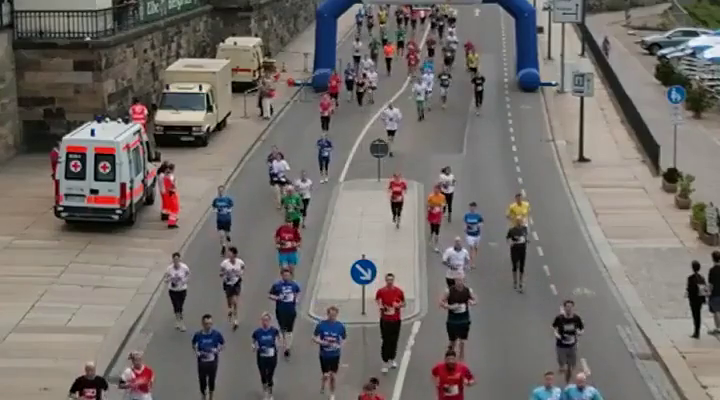
#> input picture frame 15 of CV/ObjectDetection-YOLO/run.mp4, 720 x 400 px, given in place of 2006.mp4, which was not available
$ python optical_flow.py
#> lines starting #> are read from the running program, lines starting #| are printed output that depends on the picture; pictures that were not available may be replaced by others from this repository, and a replacement may not be noted
# -*- coding: utf-8 -*-
"""
Created on Mon Oct 14 22:13:43 2019

@author: zc12345
@contact: 18292885866@163.com

@description:
"""
import cv2
import numpy as np
from viz_flow import viz_flow

def dense_optical_flow(cap):
    ret, frame1 = cap.read()
    prvs = cv2.cvtColor(frame1,cv2.COLOR_BGR2GRAY)
    while(1):
        ret, frame2 = cap.read()
        next = cv2.cvtColor(frame2,cv2.COLOR_BGR2GRAY)
        flow = cv2.calcOpticalFlowFarneback(prvs,next, None, 0.5, 3, 6, 3, 5, 1.25, 0)
        bgr = viz_flow(flow)
        cv2.imshow("frame",frame2)
        cv2.imshow("flow",bgr)
        k = cv2.waitKey(30) & 0xff
        if k == ord('q') or k == 27:# 'ESC' or 'q' to quit
            break
        elif k == ord('s'):
            cv2.imwrite('opticalfb.png',frame2)
            cv2.imwrite('opticalhsv.png',bgr)
        prvs = next

def lk_optical_flow(cap):
    # params for ShiTomasi corner detection
    feature_params = dict( maxCorners = 100,
                    qualityLevel = 0.3,
                    minDistance = 7,
                    blockSize = 7 )

    # Parameters for lucas kanade optical flow
    lk_params = dict( winSize = (15,15),
                    maxLevel = 2,
                    criteria = (cv2.TERM_CRITERIA_EPS | cv2.TERM_CRITERIA_COUNT, 10, 0.03))

    # Create some random colors
    color = np.random.randint(0,255,(100,3))

    # Take first frame and find corners in it
    ret, old_frame = cap.read()
#> old_frame is the input picture: shape (400, 720, 3); mean B, G, R 106.7, 110.3, 115.7
    old_gray = cv2.cvtColor(old_frame, cv2.COLOR_BGR2GRAY)
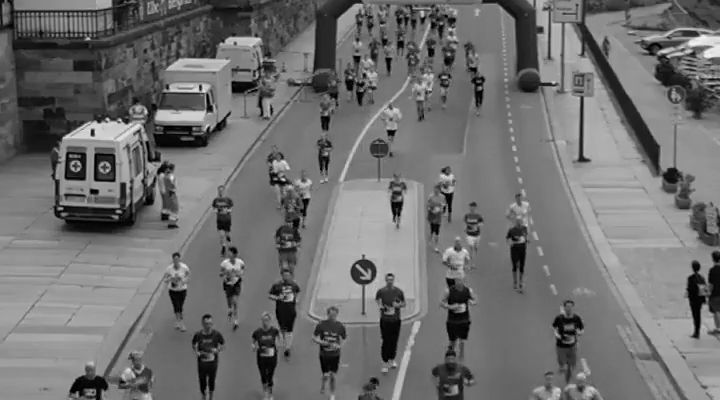
#> old_gray: shape (400, 720); min 0, max 244, mean 111.5
    p0 = cv2.goodFeaturesToTrack(old_gray, mask = None, **feature_params)
#> p0 = 100 rows, first 8: [199, 90], [167, 89], [93, 136], [113, 179], [357, 264], [209, 110], [96, 178], [462, 306]

    # Create a mask image for drawing purposes
    mask = np.zeros_like(old_frame)

    while(1):
        ret,frame = cap.read()
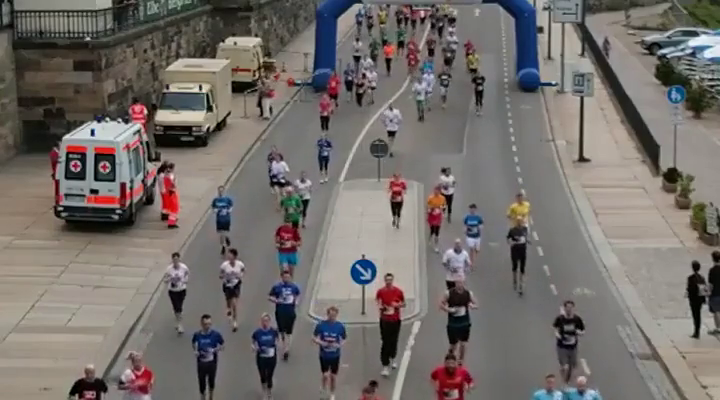
#> input picture frame 16 of CV/ObjectDetection-YOLO/run.mp4, 720 x 400 px, given in place of 2006.mp4, which was not available
#> frame is the input picture: shape (400, 720, 3); mean B, G, R 106.7, 110.4, 115.8
        frame_gray = cv2.cvtColor(frame, cv2.COLOR_BGR2GRAY)
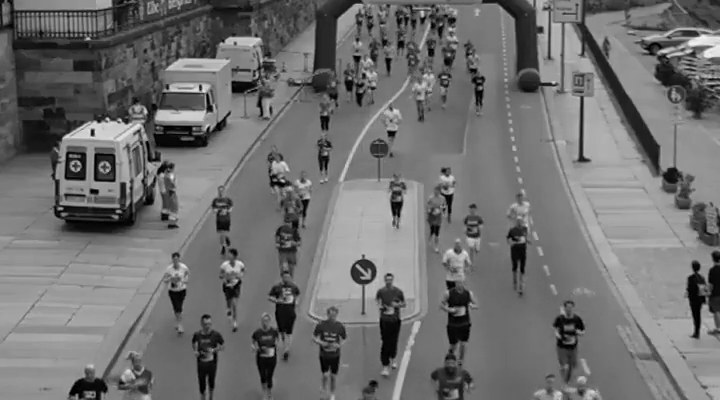
#> frame_gray: shape (400, 720); min 0, max 242, mean 111.6

        # calculate optical flow
        p1, st, err = cv2.calcOpticalFlowPyrLK(old_gray, frame_gray, p0, None, **lk_params)
#> p1 = 100 rows, first 8: [199, 89.97], [167, 88.86], [92.96, 135.9], [113, 179], [357, 264], [209, 109.9], [96.02, 178], [462, 309.2]; st = 100 values from 1 to 1; err = 100 values, max 15.74 at index 46, min 0 at index 85, mean 4.16

        # Select good points
        good_new = p1[st==1]
#> good_new = 100 pairs, first value 39 to 715, second value 4.96 to 395.7
        good_old = p0[st==1]
#> good_old = 100 pairs, first value 39 to 715, second value 5 to 393

        # draw the tracks
        for i,(new,old) in enumerate(zip(good_new,good_old)):
            a,b = new.ravel()
            c,d = old.ravel()
            mask = cv2.line(mask, (a,b),(c,d), color[i].tolist(), 2)
            frame = cv2.circle(frame,(a,b),5,color[i].tolist(),-1)
#> this loop made 100 passes
#> (a, b, c, d) on passes 1 to 12: (199, 89.97, 199, 90), (167, 88.86, 167, 89), (92.96, 135.9, 93, 136), (113, 179, 113, 179), (357, 264, 357, 264), (209, 109.9, 209, 110), (96.02, 178, 96, 178), (462, 309.2, 462, 306), (68.99, 154.9, 69, 155), (358, 57.96, 358, 58), (423, 14.01, 423, 14), (92.59, 393.3, 93, 391)
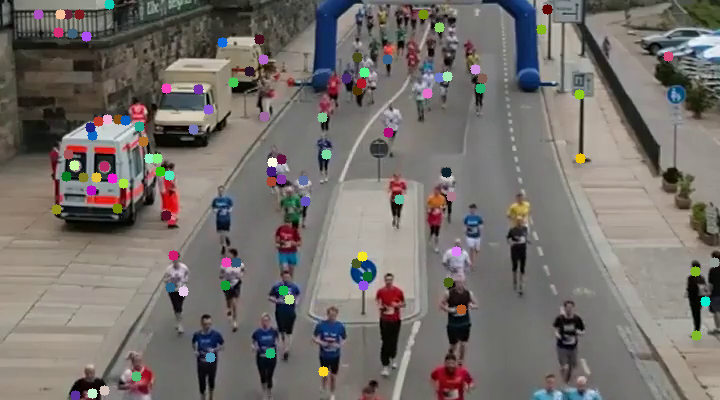
#> frame: shape (400, 720, 3); mean B, G, R 107.5, 111.4, 116.7
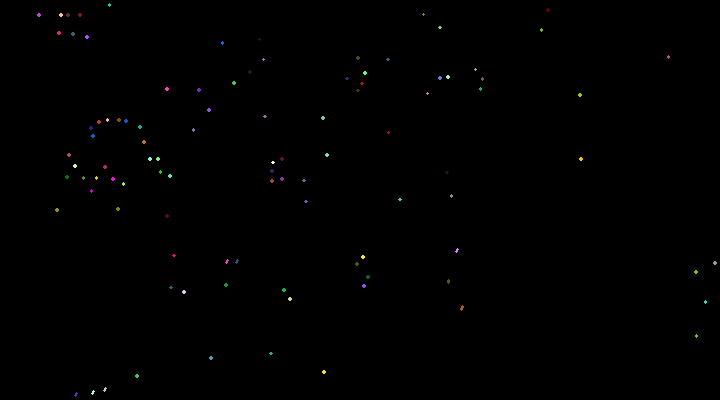
#> mask: shape (400, 720, 3); mean of channels 0, 1, 2 0.4, 0.4, 0.5; drawn as B, G, R

        img = cv2.add(frame,mask)

        cv2.imshow('frame',img)
        k = cv2.waitKey(30) & 0xff
#> (key q is pressed here)
        if k == 27:
            break

        # Now update the previous frame and previous points
        old_gray = frame_gray.copy()
        p0 = good_new.reshape(-1,1,2)
#> p0 has the same summary as p1

if __name__ == "__main__":
    cap = cv2.VideoCapture("2006.mp4")
#    dense_optical_flow(cap)
    lk_optical_flow(cap)

    cap.release()
    cv2.destroyAllWindows()

$ run again, starting later in the video
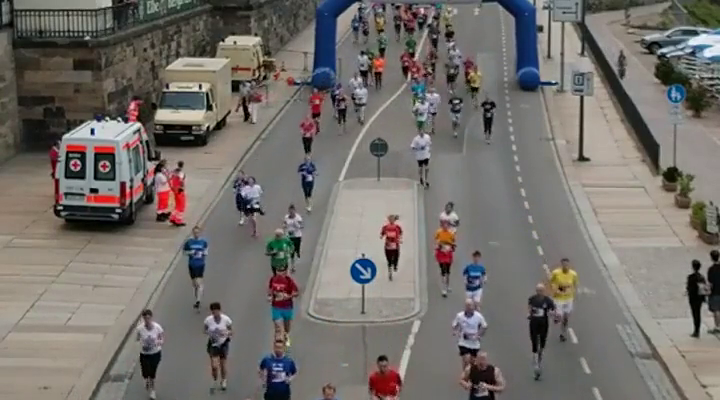
#> input picture frame 67 of CV/ObjectDetection-YOLO/run.mp4, 720 x 400 px, given in place of 2006.mp4, which was not available
#> in lk_optical_flow, old_frame is the input picture: shape (400, 720, 3); mean B, G, R 107.4, 111.9, 116.3
#> in lk_optical_flow, `p0 = cv2.goodFeaturesToTrack(old_gray, mask = None, **feature_params)`: p0 = 100 rows, first 8: [198, 89], [166, 88], [139, 126], [92, 136], [355, 264], [109, 4], [204, 93], [56, 208]
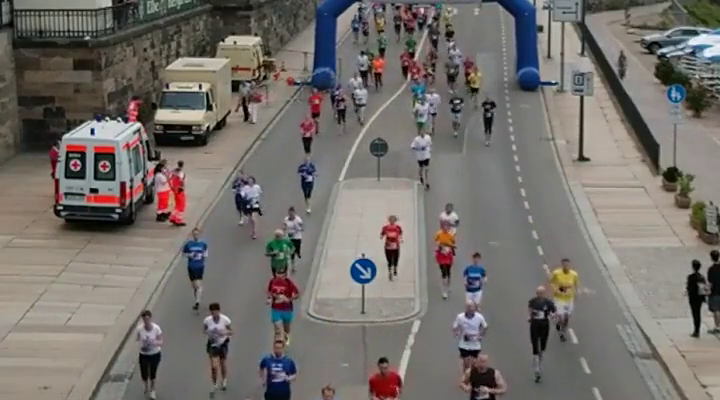
#> input picture frame 68 of CV/ObjectDetection-YOLO/run.mp4, 720 x 400 px, given in place of 2006.mp4, which was not available
#> in lk_optical_flow, frame is the input picture: shape (400, 720, 3); mean B, G, R 107.7, 111.9, 116.5
#> p1 = 100 rows, first 8: [198, 89], [166, 87.89], [139, 126], [92.01, 136], [355, 264], [109, 3.97], [204, 92.99], [56.04, 207.9]; st = 100 values from 1 to 1; err = 100 values, max 19.95 at index 39, min 0 at index 11, mean 3.05
#> good_new = 100 pairs, first value 39 to 714, second value 3.97 to 395.1
#> good_old = 100 pairs, first value 39 to 714, second value 4 to 392
#> the loop in lk_optical_flow, `for i,(new,old) in enumerate(zip(good_new,good_old)):` made 100 passes
#> (a, b, c, d) on passes 1 to 8: (198, 89, 198, 89), (166, 87.89, 166, 88), (139, 126, 139, 126), (92.01, 136, 92, 136), (355, 264, 355, 264), (109, 3.97, 109, 4), (204, 92.99, 204, 93), (56.04, 207.9, 56, 208)
#> after the loop in lk_optical_flow, `for i,(new,old) in enumerate(zip(good_new,good_old)):`:
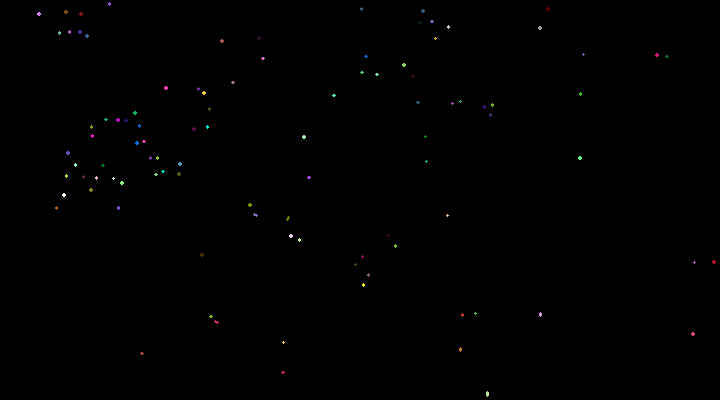
#> mask: shape (400, 720, 3); mean of channels 0, 1, 2 0.4, 0.4, 0.4; drawn as B, G, R
#> in lk_optical_flow, `p0 = good_new.reshape(-1,1,2)`: p0 has the same summary as p1

$ run again, starting later in the video
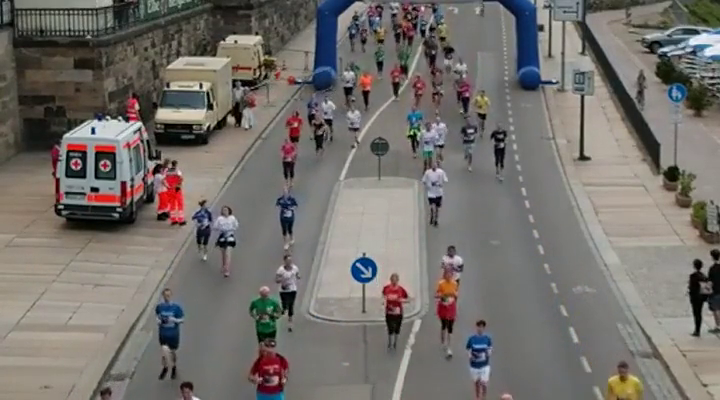
#> input picture frame 120 of CV/ObjectDetection-YOLO/run.mp4, 720 x 400 px, given in place of 2006.mp4, which was not available
#> in lk_optical_flow, old_frame is the input picture: shape (400, 720, 3); mean B, G, R 108.1, 112.6, 116.6
#> in lk_optical_flow, `p0 = cv2.goodFeaturesToTrack(old_gray, mask = None, **feature_params)`: p0 = 100 rows, first 8: [199, 88], [413, 132], [93, 134], [167, 87], [140, 125], [57, 207], [356, 263], [92, 189]
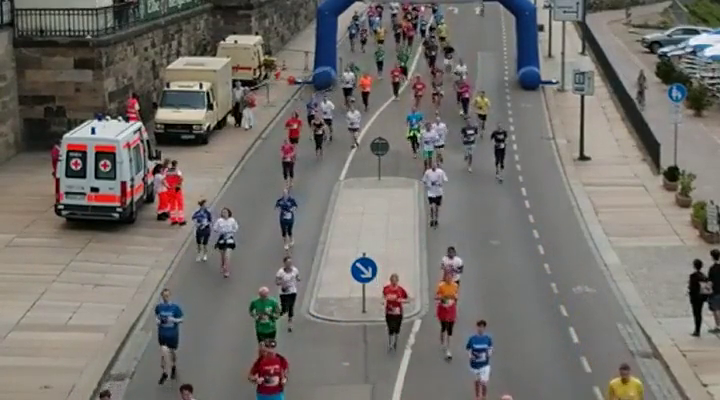
#> input picture frame 121 of CV/ObjectDetection-YOLO/run.mp4, 720 x 400 px, given in place of 2006.mp4, which was not available
#> in lk_optical_flow, frame is the input picture: shape (400, 720, 3); mean B, G, R 107.9, 112.6, 116.4
#> p1 = 100 rows, first 8: [199, 88], [413, 133.3], [93, 134], [167, 87], [140, 125], [57, 207], [356, 263], [92, 189]; st = 100 values from 1 to 1; err = 100 values, max 8.49 at index 1, min 0 at index 0, mean 1.26
#> good_new = 100 pairs, first value 40 to 715, second value 3 to 378.3
#> good_old = 100 pairs, first value 40 to 715, second value 3 to 378
#> the loop in lk_optical_flow, `for i,(new,old) in enumerate(zip(good_new,good_old)):` made 100 passes
#> (a, b, c, d) on passes 1 to 8: (199, 88, 199, 88), (413, 133.3, 413, 132), (93, 134, 93, 134), (167, 87, 167, 87), (140, 125, 140, 125), (57, 207, 57, 207), (356, 263, 356, 263), (92, 189, 92, 189)
#> after the loop in lk_optical_flow, `for i,(new,old) in enumerate(zip(good_new,good_old)):`:
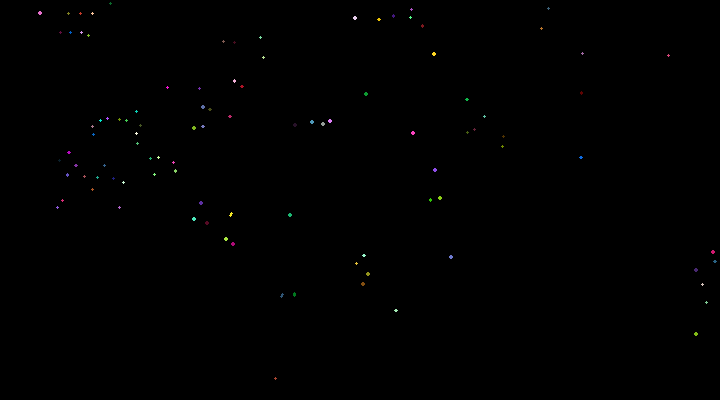
#> mask: shape (400, 720, 3); mean of channels 0, 1, 2 0.3, 0.3, 0.3; drawn as B, G, R
#> in lk_optical_flow, `p0 = good_new.reshape(-1,1,2)`: p0 has the same summary as p1
